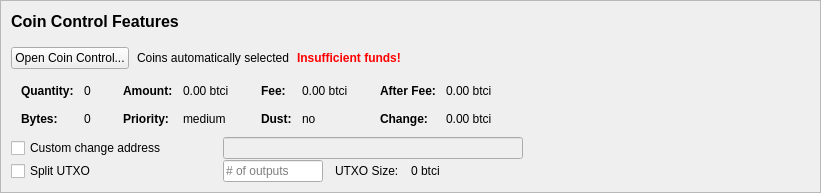
         <widget class="QFrame" name="frameCoinControl">
          <property name="sizePolicy">
           <sizepolicy hsizetype="Expanding" vsizetype="Expanding">
            <horstretch>0</horstretch>
            <verstretch>0</verstretch>
           </sizepolicy>
          </property>
          <property name="maximumSize">
           <size>
            <width>16777215</width>
            <height>16777215</height>
           </size>
          </property>
          <property name="frameShape">
           <enum>QFrame::StyledPanel</enum>
          </property>
          <property name="frameShadow">
           <enum>QFrame::Sunken</enum>
          </property>
          <layout class="QVBoxLayout" name="verticalLayoutCoinControl2">
           <property name="spacing">
            <number>0</number>
           </property>
           <property name="leftMargin">
            <number>0</number>
           </property>
           <property name="topMargin">
            <number>0</number>
           </property>
           <property name="rightMargin">
            <number>0</number>
           </property>
           <property name="bottomMargin">
            <number>0</number>
           </property>
           <item>
            <widget class="QFrame" name="frameCoinControl_BG">
             <layout class="QVBoxLayout" name="verticalLayoutCoinControl" stretch="0,0,0,0,0,0">
              <property name="spacing">
               <number>1</number>
              </property>
              <property name="leftMargin">
               <number>10</number>
              </property>
              <property name="topMargin">
               <number>10</number>
              </property>
              <item>
               <layout class="QHBoxLayout" name="horizontalLayoutCoinControl1">
                <property name="bottomMargin">
                 <number>15</number>
                </property>
                <item>
                 <layout class="QVBoxLayout" name="verticalLayout_3">
                  <property name="spacing">
                   <number>6</number>
                  </property>
                  <item>
                   <widget class="QLabel" name="labelCoinControlFeatures">
                    <property name="sizePolicy">
                     <sizepolicy hsizetype="Preferred" vsizetype="Maximum">
                      <horstretch>0</horstretch>
                      <verstretch>0</verstretch>
                     </sizepolicy>
                    </property>
                    <property name="minimumSize">
                     <size>
                      <width>0</width>
                      <height>20</height>
                     </size>
                    </property>
                    <property name="font">
                     <font>
                      <pointsize>12</pointsize>
                      <weight>75</weight>
                      <bold>true</bold>
                     </font>
                    </property>
                    <property name="styleSheet">
                     <string notr="true">font-weight:bold;</string>
                    </property>
                    <property name="text">
                     <string>Coin Control Features</string>
                    </property>
                   </widget>
                  </item>
                 </layout>
                </item>
               </layout>
              </item>
              <item>
               <layout class="QHBoxLayout" name="horizontalLayoutCoinControl2" stretch="0,0,0,0">
                <property name="spacing">
                 <number>8</number>
                </property>
                <property name="bottomMargin">
                 <number>10</number>
                </property>
                <item>
                 <widget class="QPushButton" name="pushButtonCoinControl">
                  <property name="styleSheet">
                   <string notr="true"/>
                  </property>
                  <property name="text">
                   <string>Open Coin Control...</string>
                  </property>
                  <property name="autoDefault">
                   <bool>false</bool>
                  </property>
                 </widget>
                </item>
                <item>
                 <widget class="QLabel" name="labelCoinControlAutomaticallySelected">
                  <property name="text">
                   <string>Coins automatically selected</string>
                  </property>
                  <property name="margin">
                   <number>5</number>
                  </property>
                 </widget>
                </item>
                <item>
                 <widget class="QLabel" name="labelCoinControlInsuffFunds">
                  <property name="font">
                   <font>
                    <weight>75</weight>
                    <bold>true</bold>
                   </font>
                  </property>
                  <property name="styleSheet">
                   <string notr="true">color:red;font-weight:bold;</string>
                  </property>
                  <property name="text">
                   <string>Insufficient funds!</string>
                  </property>
                  <property name="margin">
                   <number>5</number>
                  </property>
                 </widget>
                </item>
                <item>
                 <spacer name="horizontalSpacerCoinControl">
                  <property name="orientation">
                   <enum>Qt::Horizontal</enum>
                  </property>
                  <property name="sizeHint" stdset="0">
                   <size>
                    <width>40</width>
                    <height>1</height>
                   </size>
                  </property>
                 </spacer>
                </item>
               </layout>
              </item>
              <item>
               <widget class="QWidget" name="widgetCoinControl" native="true">
                <property name="sizePolicy">
                 <sizepolicy hsizetype="Preferred" vsizetype="Preferred">
                  <horstretch>0</horstretch>
                  <verstretch>0</verstretch>
                 </sizepolicy>
                </property>
                <property name="minimumSize">
                 <size>
                  <width>0</width>
                  <height>0</height>
                 </size>
                </property>
                <property name="styleSheet">
                 <string notr="true"/>
                </property>
                <layout class="QHBoxLayout" name="horizontalLayoutCoinControl5">
                 <property name="leftMargin">
                  <number>0</number>
                 </property>
                 <property name="topMargin">
                  <number>0</number>
                 </property>
                 <property name="rightMargin">
                  <number>0</number>
                 </property>
                 <property name="bottomMargin">
                  <number>0</number>
                 </property>
                 <item>
                  <layout class="QHBoxLayout" name="horizontalLayoutCoinControl3" stretch="0,0,0,1">
                   <property name="spacing">
                    <number>20</number>
                   </property>
                   <property name="topMargin">
                    <number>0</number>
                   </property>
                   <property name="bottomMargin">
                    <number>10</number>
                   </property>
                   <item>
                    <layout class="QFormLayout" name="formLayoutCoinControl1">
                     <property name="horizontalSpacing">
                      <number>10</number>
                     </property>
                     <property name="verticalSpacing">
                      <number>14</number>
                     </property>
                     <property name="leftMargin">
                      <number>10</number>
                     </property>
                     <property name="topMargin">
                      <number>4</number>
                     </property>
                     <property name="rightMargin">
                      <number>6</number>
                     </property>
                     <item row="0" column="0">
                      <widget class="QLabel" name="labelCoinControlQuantityText">
                       <property name="font">
                        <font>
                         <weight>75</weight>
                         <bold>true</bold>
                        </font>
                       </property>
                       <property name="text">
                        <string>Quantity:</string>
                       </property>
                       <property name="margin">
                        <number>0</number>
                       </property>
                      </widget>
                     </item>
                     <item row="0" column="1">
                      <widget class="QLabel" name="labelCoinControlQuantity">
                       <property name="cursor">
                        <cursorShape>IBeamCursor</cursorShape>
                       </property>
                       <property name="contextMenuPolicy">
                        <enum>Qt::ActionsContextMenu</enum>
                       </property>
                       <property name="text">
                        <string notr="true">0</string>
                       </property>
                       <property name="margin">
                        <number>0</number>
                       </property>
                       <property name="textInteractionFlags">
                        <set>Qt::LinksAccessibleByMouse|Qt::TextSelectableByKeyboard|Qt::TextSelectableByMouse</set>
                       </property>
                      </widget>
                     </item>
                     <item row="1" column="0">
                      <widget class="QLabel" name="labelCoinControlBytesText">
                       <property name="font">
                        <font>
                         <weight>75</weight>
                         <bold>true</bold>
                        </font>
                       </property>
                       <property name="text">
                        <string>Bytes:</string>
                       </property>
                      </widget>
                     </item>
                     <item row="1" column="1">
                      <widget class="QLabel" name="labelCoinControlBytes">
                       <property name="cursor">
                        <cursorShape>IBeamCursor</cursorShape>
                       </property>
                       <property name="contextMenuPolicy">
                        <enum>Qt::ActionsContextMenu</enum>
                       </property>
                       <property name="text">
                        <string notr="true">0</string>
                       </property>
                       <property name="textInteractionFlags">
                        <set>Qt::LinksAccessibleByMouse|Qt::TextSelectableByKeyboard|Qt::TextSelectableByMouse</set>
                       </property>
                      </widget>
                     </item>
                    </layout>
                   </item>
                   <item>
                    <layout class="QFormLayout" name="formLayoutCoinControl2">
                     <property name="horizontalSpacing">
                      <number>10</number>
                     </property>
                     <property name="verticalSpacing">
                      <number>14</number>
                     </property>
                     <property name="leftMargin">
                      <number>6</number>
                     </property>
                     <property name="topMargin">
                      <number>4</number>
                     </property>
                     <property name="rightMargin">
                      <number>6</number>
                     </property>
                     <item row="0" column="0">
                      <widget class="QLabel" name="labelCoinControlAmountText">
                       <property name="font">
                        <font>
                         <weight>75</weight>
                         <bold>true</bold>
                        </font>
                       </property>
                       <property name="text">
                        <string>Amount:</string>
                       </property>
                       <property name="margin">
                        <number>0</number>
                       </property>
                      </widget>
                     </item>
                     <item row="0" column="1">
                      <widget class="QLabel" name="labelCoinControlAmount">
                       <property name="cursor">
                        <cursorShape>IBeamCursor</cursorShape>
                       </property>
                       <property name="contextMenuPolicy">
                        <enum>Qt::ActionsContextMenu</enum>
                       </property>
                       <property name="text">
                        <string notr="true">0.00 btci</string>
                       </property>
                       <property name="textInteractionFlags">
                        <set>Qt::LinksAccessibleByMouse|Qt::TextSelectableByKeyboard|Qt::TextSelectableByMouse</set>
                       </property>
                      </widget>
                     </item>
                     <item row="1" column="0">
                      <widget class="QLabel" name="labelCoinControlPriorityText">
                       <property name="font">
                        <font>
                         <weight>75</weight>
                         <bold>true</bold>
                        </font>
                       </property>
                       <property name="text">
                        <string>Priority:</string>
                       </property>
                      </widget>
                     </item>
                     <item row="1" column="1">
                      <widget class="QLabel" name="labelCoinControlPriority">
                       <property name="cursor">
                        <cursorShape>IBeamCursor</cursorShape>
                       </property>
                       <property name="contextMenuPolicy">
                        <enum>Qt::ActionsContextMenu</enum>
                       </property>
                       <property name="text">
                        <string>medium</string>
                       </property>
                       <property name="textInteractionFlags">
                        <set>Qt::LinksAccessibleByMouse|Qt::TextSelectableByKeyboard|Qt::TextSelectableByMouse</set>
                       </property>
                      </widget>
                     </item>
                    </layout>
                   </item>
                   <item>
                    <layout class="QFormLayout" name="formLayoutCoinControl3">
                     <property name="horizontalSpacing">
                      <number>10</number>
                     </property>
                     <property name="verticalSpacing">
                      <number>14</number>
                     </property>
                     <property name="leftMargin">
                      <number>6</number>
                     </property>
                     <property name="topMargin">
                      <number>4</number>
                     </property>
                     <property name="rightMargin">
                      <number>6</number>
                     </property>
                     <item row="0" column="0">
                      <widget class="QLabel" name="labelCoinControlFeeText">
                       <property name="font">
                        <font>
                         <weight>75</weight>
                         <bold>true</bold>
                        </font>
                       </property>
                       <property name="text">
                        <string>Fee:</string>
                       </property>
                       <property name="margin">
                        <number>0</number>
                       </property>
                      </widget>
                     </item>
                     <item row="0" column="1">
                      <widget class="QLabel" name="labelCoinControlFee">
                       <property name="cursor">
                        <cursorShape>IBeamCursor</cursorShape>
                       </property>
                       <property name="contextMenuPolicy">
                        <enum>Qt::ActionsContextMenu</enum>
                       </property>
                       <property name="text">
                        <string notr="true">0.00 btci</string>
                       </property>
                       <property name="textInteractionFlags">
                        <set>Qt::LinksAccessibleByMouse|Qt::TextSelectableByKeyboard|Qt::TextSelectableByMouse</set>
                       </property>
                      </widget>
                     </item>
                     <item row="1" column="0">
                      <widget class="QLabel" name="labelCoinControlLowOutputText">
                       <property name="font">
                        <font>
                         <weight>75</weight>
                         <bold>true</bold>
                        </font>
                       </property>
                       <property name="text">
                        <string>Dust:</string>
                       </property>
                      </widget>
                     </item>
                     <item row="1" column="1">
                      <widget class="QLabel" name="labelCoinControlLowOutput">
                       <property name="cursor">
                        <cursorShape>IBeamCursor</cursorShape>
                       </property>
                       <property name="contextMenuPolicy">
                        <enum>Qt::ActionsContextMenu</enum>
                       </property>
                       <property name="text">
                        <string>no</string>
                       </property>
                       <property name="textInteractionFlags">
                        <set>Qt::LinksAccessibleByMouse|Qt::TextSelectableByKeyboard|Qt::TextSelectableByMouse</set>
                       </property>
                      </widget>
                     </item>
                    </layout>
                   </item>
                   <item>
                    <layout class="QFormLayout" name="formLayoutCoinControl4">
                     <property name="horizontalSpacing">
                      <number>10</number>
                     </property>
                     <property name="verticalSpacing">
                      <number>14</number>
                     </property>
                     <property name="leftMargin">
                      <number>6</number>
                     </property>
                     <property name="topMargin">
                      <number>4</number>
                     </property>
                     <property name="rightMargin">
                      <number>6</number>
                     </property>
                     <item row="0" column="0">
                      <widget class="QLabel" name="labelCoinControlAfterFeeText">
                       <property name="font">
                        <font>
                         <weight>75</weight>
                         <bold>true</bold>
                        </font>
                       </property>
                       <property name="text">
                        <string>After Fee:</string>
                       </property>
                       <property name="margin">
                        <number>0</number>
                       </property>
                      </widget>
                     </item>
                     <item row="0" column="1">
                      <widget class="QLabel" name="labelCoinControlAfterFee">
                       <property name="cursor">
                        <cursorShape>IBeamCursor</cursorShape>
                       </property>
                       <property name="contextMenuPolicy">
                        <enum>Qt::ActionsContextMenu</enum>
                       </property>
                       <property name="text">
                        <string notr="true">0.00 btci</string>
                       </property>
                       <property name="textInteractionFlags">
                        <set>Qt::LinksAccessibleByMouse|Qt::TextSelectableByKeyboard|Qt::TextSelectableByMouse</set>
                       </property>
                      </widget>
                     </item>
                     <item row="1" column="0">
                      <widget class="QLabel" name="labelCoinControlChangeText">
                       <property name="font">
                        <font>
                         <weight>75</weight>
                         <bold>true</bold>
                        </font>
                       </property>
                       <property name="text">
                        <string>Change:</string>
                       </property>
                      </widget>
                     </item>
                     <item row="1" column="1">
                      <widget class="QLabel" name="labelCoinControlChange">
                       <property name="cursor">
                        <cursorShape>IBeamCursor</cursorShape>
                       </property>
                       <property name="contextMenuPolicy">
                        <enum>Qt::ActionsContextMenu</enum>
                       </property>
                       <property name="text">
                        <string notr="true">0.00 btci</string>
                       </property>
                       <property name="textInteractionFlags">
                        <set>Qt::LinksAccessibleByMouse|Qt::TextSelectableByKeyboard|Qt::TextSelectableByMouse</set>
                       </property>
                      </widget>
                     </item>
                    </layout>
                   </item>
                  </layout>
                 </item>
                </layout>
               </widget>
              </item>
              <item>
               <layout class="QHBoxLayout" name="horizontalLayoutCoinControl4">
                <property name="spacing">
                 <number>12</number>
                </property>
                <property name="sizeConstraint">
                 <enum>QLayout::SetDefaultConstraint</enum>
                </property>
                <property name="topMargin">
                 <number>0</number>
                </property>
                <property name="rightMargin">
                 <number>0</number>
                </property>
                <item>
                 <widget class="QCheckBox" name="checkBoxCoinControlChange">
                  <property name="sizePolicy">
                   <sizepolicy hsizetype="Preferred" vsizetype="Preferred">
                    <horstretch>0</horstretch>
                    <verstretch>0</verstretch>
                   </sizepolicy>
                  </property>
                  <property name="minimumSize">
                   <size>
                    <width>200</width>
                    <height>0</height>
                   </size>
                  </property>
                  <property name="maximumSize">
                   <size>
                    <width>200</width>
                    <height>16777215</height>
                   </size>
                  </property>
                  <property name="toolTip">
                   <string>If this is activated, but the change address is empty or invalid, change will be sent to a newly generated address.</string>
                  </property>
                  <property name="text">
                   <string>Custom change address</string>
                  </property>
                 </widget>
                </item>
                <item>
                 <widget class="QValidatedLineEdit" name="lineEditCoinControlChange">
                  <property name="enabled">
                   <bool>false</bool>
                  </property>
                  <property name="sizePolicy">
                   <sizepolicy hsizetype="Preferred" vsizetype="Preferred">
                    <horstretch>0</horstretch>
                    <verstretch>0</verstretch>
                   </sizepolicy>
                  </property>
                  <property name="minimumSize">
                   <size>
                    <width>300</width>
                    <height>0</height>
                   </size>
                  </property>
                 </widget>
                </item>
                <item>
                 <widget class="QLabel" name="labelCoinControlChangeLabel">
                  <property name="sizePolicy">
                   <sizepolicy hsizetype="Preferred" vsizetype="Preferred">
                    <horstretch>0</horstretch>
                    <verstretch>0</verstretch>
                   </sizepolicy>
                  </property>
                  <property name="minimumSize">
                   <size>
                    <width>100</width>
                    <height>0</height>
                   </size>
                  </property>
                  <property name="text">
                   <string/>
                  </property>
                  <property name="margin">
                   <number>3</number>
                  </property>
                 </widget>
                </item>
               </layout>
              </item>
              <item>
               <layout class="QHBoxLayout" name="horizontalLayoutCoinControl6">
                <property name="spacing">
                 <number>12</number>
                </property>
                <property name="rightMargin">
                 <number>0</number>
                </property>
                <item>
                 <widget class="QCheckBox" name="splitBlockCheckBox">
                  <property name="sizePolicy">
                   <sizepolicy hsizetype="Preferred" vsizetype="Preferred">
                    <horstretch>0</horstretch>
                    <verstretch>0</verstretch>
                   </sizepolicy>
                  </property>
                  <property name="minimumSize">
                   <size>
                    <width>200</width>
                    <height>0</height>
                   </size>
                  </property>
                  <property name="maximumSize">
                   <size>
                    <width>200</width>
                    <height>16777215</height>
                   </size>
                  </property>
                  <property name="text">
                   <string>Split UTXO</string>
                  </property>
                 </widget>
                </item>
                <item>
                 <widget class="QLineEdit" name="splitBlockLineEdit">
                  <property name="sizePolicy">
                   <sizepolicy hsizetype="Preferred" vsizetype="Preferred">
                    <horstretch>50</horstretch>
                    <verstretch>0</verstretch>
                   </sizepolicy>
                  </property>
                  <property name="minimumSize">
                   <size>
                    <width>100</width>
                    <height>0</height>
                   </size>
                  </property>
                  <property name="maximumSize">
                   <size>
                    <width>100</width>
                    <height>16777215</height>
                   </size>
                  </property>
                  <property name="placeholderText">
                   <string># of outputs</string>
                  </property>
                 </widget>
                </item>
                <item>
                 <widget class="QLabel" name="labelBlockSizeText">
                  <property name="text">
                   <string>UTXO Size:</string>
                  </property>
                 </widget>
                </item>
                <item>
                 <widget class="QLabel" name="labelBlockSize">
                  <property name="text">
                   <string>0 btci</string>
                  </property>
                 </widget>
                </item>
                <item>
                 <spacer name="horizontalSpacer_7">
                  <property name="orientation">
                   <enum>Qt::Horizontal</enum>
                  </property>
                  <property name="sizeHint" stdset="0">
                   <size>
                    <width>40</width>
                    <height>20</height>
                   </size>
                  </property>
                 </spacer>
                </item>
               </layout>
              </item>
              <item>
               <spacer name="verticalSpacerCoinControl">
                <property name="orientation">
                 <enum>Qt::Vertical</enum>
                </property>
                <property name="sizeHint" stdset="0">
                 <size>
                  <width>800</width>
                  <height>1</height>
                 </size>
                </property>
               </spacer>
              </item>
             </layout>
            </widget>
           </item>
          </layout>
         </widget>
